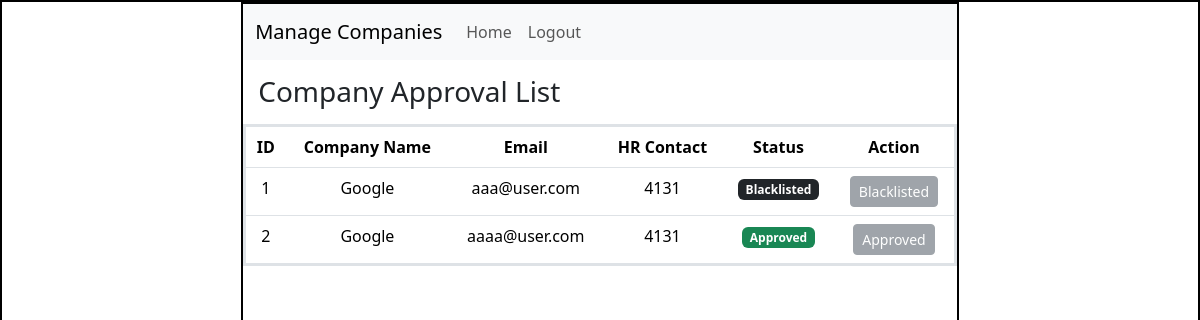
The app's page /admin/companies with its own data.
### application/models.py (models this page shows)
class Company(db.Model):
    __tablename__ = "company"
    id = db.Column(db.Integer(), primary_key=True)
    user_id = db.Column(db.Integer(), db.ForeignKey('user.id'))  # ✅ FIXED TYPE
    company_name = db.Column(db.String(), nullable=False)
    hr_contact = db.Column(db.String())
    website = db.Column(db.String())
    status = db.Column(db.String(), default='pending')

class User(db.Model):
    __tablename__ = "user"
    id = db.Column(db.Integer(), primary_key=True)
    username = db.Column(db.String(), unique=True, nullable=False)
    email = db.Column(db.String(), unique=True, nullable=False)
    password = db.Column(db.String(), nullable=False)
    role = db.Column(db.String(), nullable=False)

### application/controllers.py (the view)
@app.route("/admin/companies")
def admin_companies():
    companies = Company.query.all()
    users = {u.id: u for u in User.query.all()}
    return render_template(
        "admin_companies.html",
        companies=companies,
        users=users)

### templates/admin_companies.html (shortened to what this page needs)
<!DOCTYPE html>
<html lang="en">
<head>
    <link rel="stylesheet" href="/static/style.css">
    <link href="https://cdn.jsdelivr.net/npm/bootstrap@5.3.8/dist/css/bootstrap.min.css" rel="stylesheet">
</head>
<body>
    <div id="main">
        <div id="canvas">
            <nav class="navbar navbar-expand-lg bg-body-tertiary">
                <div class="container-fluid">
                    <a class="navbar-brand">Manage Companies</a>
                    <div class="collapse navbar-collapse">
                        <ul class="navbar-nav me-auto">
                            <li class="nav-item">
                                <a class="nav-link" href="/admin/dashboard">Home</a>
                            </li>
                            <li class="nav-item">
                                <a class="nav-link" href="/logout">Logout</a>
                            </li>
                        </ul>
                    </div>
                </div>
            </nav>
            <div id="content">
                <h3 class="headings">Company Approval List</h3>
                <table class="table text-center border border-3">
                    <thead>
                        <tr>
                            <th>ID</th>
                            <th>Company Name</th>
                            <th>Email</th>
                            <th>HR Contact</th>
                            <th>Status</th>
                            <th>Action</th>
                        </tr>
                    </thead>
                    <tbody>
                        {% for c in companies %}
                        <tr>
                            <td>{{ c.id }}</td>
                            <td>{{ c.company_name }}</td>
                            <td>{{ users[c.user_id].email }}</td>
                            <td>{{ c.hr_contact }}</td>
                            <td>
                                {% if c.status == "approved" %}
                                    <span class="badge bg-success">Approved</span>
                                {% elif c.status == "rejected" %}
                                    <span class="badge bg-danger">Rejected</span>
                                {% elif c.status == "blacklisted" %}
                                    <span class="badge bg-dark">Blacklisted</span>
                                {% else %}
                                    <span class="badge bg-warning">Pending</span>
                                {% endif %}
                            </td>
                            <td>
                                {% if c.status == "pending" %}
                                    <a href="/admin/company/approve/{{ c.id }}"
                                    class="btn btn-success btn-sm">Approve</a>
                                    <a href="/admin/company/reject/{{ c.id }}"
                                    class="btn btn-danger btn-sm">Reject</a>
                                    <a href="/admin/company/blacklist/{{ c.id }}"
                                       class="btn btn-warning btn-sm">Blacklist</a>
                                {% elif c.status == "approved" %}
                                    <button class="btn btn-secondary btn-sm" disabled>
                                        Approved
                                    </button>
                                {% elif c.status == "rejected" %}
                                    <button class="btn btn-secondary btn-sm" disabled>
                                        Rejected
                                    </button>
                                {% elif c.status == "blacklisted" %}
                                    <button class="btn btn-secondary btn-sm" disabled>
                                        Blacklisted
                                    </button>
                                {% endif %}
                            </td>
                        </tr>
                        {% endfor %}
                    </tbody>
                </table>
            </div>
        </div>
    </div>
</body>
</html>

### static/style.css (style rules this page uses)
* { margin:0px; }
#main, #canvas { border: 2px solid black; }
#canvas { width:60%; height:780px; margin:auto; }
.headings { margin: 10px; padding: 5px; margin-top: 10px; }

### records on screen
Company: id "1", company_name "Google", hr_contact "4131", status "Blacklisted"
User: email "aaa@user.com"
Company: id "2", company_name "Google", hr_contact "4131", status "Approved"
User: email "aaaa@user.com"
